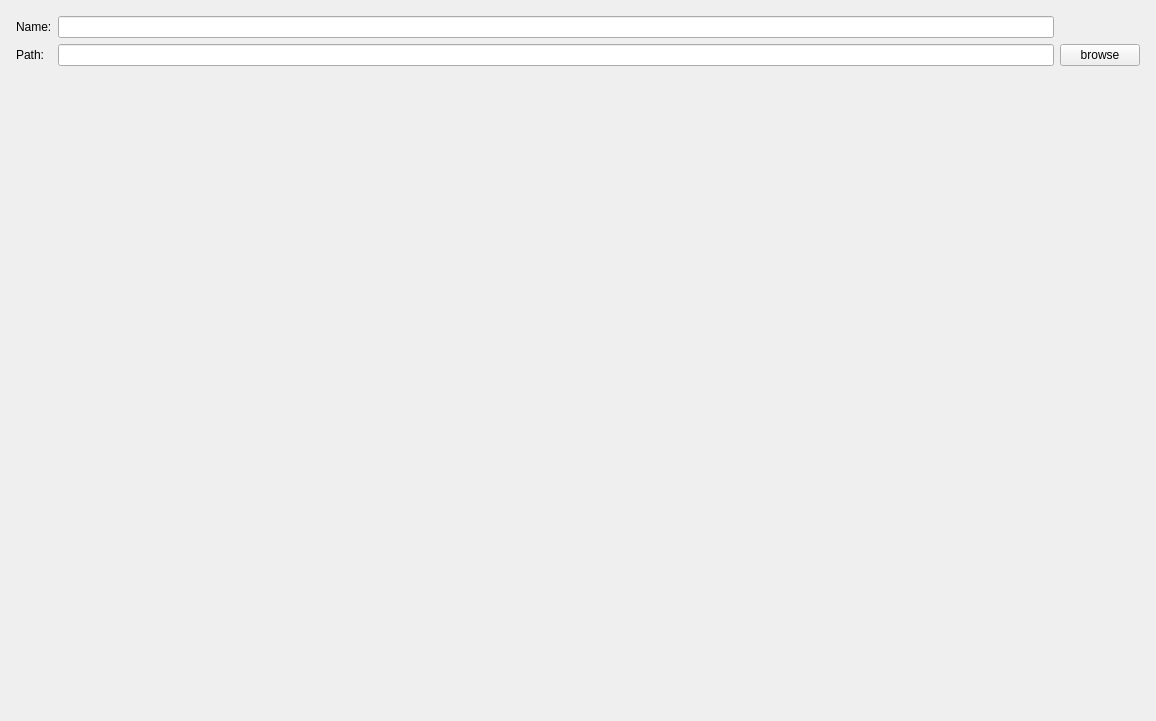
<?xml version="1.0" encoding="UTF-8"?>
<ui version="4.0">
 <class>ProSetPage</class>
 <widget class="QWizardPage" name="ProSetPage">
  <property name="geometry">
   <rect>
    <x>0</x>
    <y>0</y>
    <width>1156</width>
    <height>721</height>
   </rect>
  </property>
  <property name="windowTitle">
   <string>WizardPage</string>
  </property>
  <layout class="QGridLayout" name="gridLayout_2">
   <property name="sizeConstraint">
    <enum>QLayout::SetDefaultConstraint</enum>
   </property>
   <item row="0" column="0">
    <layout class="QGridLayout" name="gridLayout">
     <property name="sizeConstraint">
      <enum>QLayout::SetDefaultConstraint</enum>
     </property>
     <property name="leftMargin">
      <number>5</number>
     </property>
     <property name="topMargin">
      <number>5</number>
     </property>
     <property name="rightMargin">
      <number>5</number>
     </property>
     <property name="bottomMargin">
      <number>5</number>
     </property>
     <item row="0" column="0">
      <widget class="QLabel" name="label">
       <property name="text">
        <string>Name:</string>
       </property>
      </widget>
     </item>
     <item row="1" column="0">
      <widget class="QLabel" name="label_2">
       <property name="text">
        <string>Path:</string>
       </property>
      </widget>
     </item>
     <item row="1" column="1">
      <widget class="QLineEdit" name="lineEdit_2"/>
     </item>
     <item row="1" column="2">
      <widget class="QPushButton" name="pushButton">
       <property name="text">
        <string>browse</string>
       </property>
      </widget>
     </item>
     <item row="0" column="1">
      <widget class="QLineEdit" name="lineEdit"/>
     </item>
     <item row="2" column="1">
      <widget class="QLabel" name="tips">
       <property name="text">
        <string/>
       </property>
      </widget>
     </item>
    </layout>
   </item>
  </layout>
 </widget>
 <resources/>
 <connections/>
</ui>
